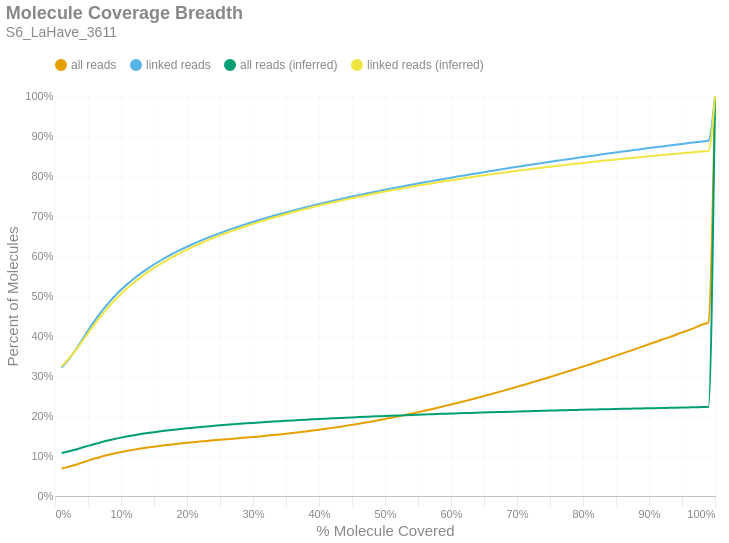

Here is the notebook cell this chart was saved with:
### Markdown cell above
### Molecule Read Coverage
This chart shows molecule coverage breadth as computed by the number of bases aligned to that molecule. In other words, "*how much of each unique long molecule is actually sequenced/aligned?*" Keep in mind there is a distinction between sequences and alignments, since some sequences belonging to a particular molecule may not align well and wouldn't appear in the alignment data. This chart also shows molecule coverage breadth as computed by the *inferred fragment* from which the aligned sequences originate. Unlike read coverage, this calculation takes into account the total insert size, including unsequenced gaps between the forward and reverse reads. Like the previous figures, these are cumulative percents.

### Code cell
if SKIPLR:
    print_html(f"Skipped")
else:
    binned_df = consolidated_hist(valids['coverage_bp'], mask, 0.01, True)
    binned_df_inf = consolidated_hist(valids['coverage_inserts'], mask, 0.01, True)
    binned_df = binned_df.with_columns(pl.lit(binned_df_inf['all reads (cumsum)']).alias('all reads (inferred)'))
    binned_df = binned_df.with_columns(pl.lit(binned_df_inf['linked reads (cumsum)']).alias('linked reads (inferred)'))
    binned_df = binned_df.with_columns(
        (pl.col('bin').cast(pl.Float64) + 0.01).alias('right_edge')
    )

    with SafeRender(binned_df):
        (
            density_plot(binned_df, 'Molecule Coverage Breadth', samplename, 'molcov', ['all reads (inferred)','linked reads (inferred)'])
            .encode(
                #x=alt.X('bin:Q', title="% Molecule Covered").axis(format = '%').scale(padding=0),
                x=alt.X('right_edge:Q', title="% Molecule Covered").axis(format='%').scale(padding=0),
                y=alt.Y('value:Q', title='Percent of Molecules')
                    .axis(format='%')
                    .stack(False)
                    .scale(domainMin=0, padding=0),
                color=alt.Color("key:N").scale(domain = ["all reads", "linked reads", "all reads (inferred)", "linked reads (inferred)"]),
                tooltip = [
                    alt.Tooltip("key:N", title = "Data Type"),
                    alt.Tooltip("range_label:N", title="% Molecule Covered"),
                    alt.Tooltip("value:Q", format = ".2%", title="% Molecules")
                ]
            )
        ).display()

### Figure 1 — Vega-Lite specification as saved in the notebook (floating-point values rounded to 4 significant figures)
{"width": "container", "height": 400, "config": {"title": {"anchor": "start", "dy": -15, "fontSize": 18, "color": "#888888", "subtitleColor": "#888888", "subtitleFontSize": 14}, "arc": {"fill": "#0072B2"}, "axis": {"domainColor": "#888888", "domainWidth": 0.5, "gridWidth": 0.2, "grid": false, "titleFontWeight": 400, "titleFontSize": 15, "labelFontSize": 11, "labelColor": "#888888", "tickColor": "#888888", "tickWidth": 0.2, "titleColor": "#888888"}, "axisBand": {"grid": false}, "axisX": {"grid": true, "tickSize": 10, "domainCap": "round"}, "axisY": {"domain": false, "grid": true, "tickSize": 0, "domainCap": "round"}, "background": "transparent", "header": {"labelFontSize": 15, "labelColor": "#888888", "titleFontSize": 15, "titleFontWeight": 600, "titleColor": "#888888"}, "legend": {"labelFont": "sans-serif", "labelFontSize": 12, "labelColor": "#888888", "symbolSize": 100, "symbolType": "circle", "titleFontSize": 12, "titlePadding": 10, "titleColor": "#888888", "title": null, "orient": "top"}, "range": {"category": ["#E69F00", "#56B4E9", "#009E73", "#F0E442", "#0072B2", "#D55E00", "#CC79A7", "#000000"], "diverging": ["#cfe8f3", "#a2d4ec", "#73bfe2", "#46abdb", "#1696d2", "#12719e"]}, "area": {"fill": "#0072B2", "fillOpacity": 0.7, "line": true, "strokeOpacity": 0.7}, "line": {"color": "#0072B2", "stroke": "#0072B2", "strokeWidth": 2}, "trail": {"color": "#0072B2", "stroke": "#0072B2", "strokeWidth": 0, "size": 1}, "point": {"filled": true, "fillOpacity": 1.0, "size": 95}, "text": {"color": "#888888", "fontSize": 11, "align": "right", "fontWeight": 400, "size": 11}, "bar": {"fill": "#0072B2", "stroke": null}, "view": {"stroke": null, "continuousWidth": 660, "continuousHeight": 400}}, "data": {"name": "data-ba76cca8f1fbc4d7a8e7f7a5fa2eac8b"}, "mark": {"type": "line", "interpolate": "monotone", "point": {"opacity": 0, "size": 275}}, "encoding": {"color": {"field": "key", "scale": {"domain": ["all reads", "linked reads", "all reads (inferred)", "linked reads (inferred)"]}, "type": "nominal"}, "tooltip": [{"field": "key", "title": "Data Type", "type": "nominal"}, {"field": "range_label", "title": "% Molecule Covered", "type": "nominal"}, {"field": "value", "format": ".2%", "title": "% Molecules", "type": "quantitative"}], "x": {"axis": {"format": "%"}, "field": "right_edge", "scale": {"padding": 0}, "title": "% Molecule Covered", "type": "quantitative"}, "y": {"axis": {"format": "%"}, "field": "value", "scale": {"domainMin": 0, "padding": 0}, "stack": false, "title": "Percent of Molecules", "type": "quantitative"}}, "params": [{"name": "param_c36ac31b6afebe62", "select": {"type": "point", "fields": ["key"]}, "bind": "legend"}], "title": {"text": "Molecule Coverage Breadth", "subtitle": "S6_LaHave_3611"}, "transform": [{"fold": ["all reads (cumsum)", "linked reads (cumsum)", "all reads (inferred)", "linked reads (inferred)"]}, {"calculate": "replace(datum.key, ' (cumsum)', '')", "as": "key"}, {"filter": {"param": "param_c36ac31b6afebe62"}}], "usermeta": {"embedOptions": {"downloadFileName": "S6_LaHave_3611.molcov"}}, "$schema": "https://vega.github.io/schema/vega-lite/v6.1.0.json", "datasets": {"data-ba76cca8f1fbc4d7a8e7f7a5fa2eac8b": [{"bin": "0.0", "interval": "0.0-0.01", "all reads": 0.0687, "linked reads": 0.3211, "all reads (cumsum)": 0.0687, "linked reads (cumsum)": 0.3211, "range_label": "0.0-0.01", "all reads (inferred)": 0.1076, "linked reads (inferred)": 0.3235, "right_edge": 0.01}, {"bin": "0.01", "interval": "0.01-0.02", "all reads": 0.004048, "linked reads": 0.0188, "all reads (cumsum)": 0.07275, "linked reads (cumsum)": 0.3399, "range_label": "0.01-0.02", "all reads (inferred)": 0.1115, "linked reads (inferred)": 0.3417, "right_edge": 0.02}, {"bin": "0.02", "interval": "0.02-0.03", "all reads": 0.004737, "linked reads": 0.0222, "all reads (cumsum)": 0.07749, "linked reads (cumsum)": 0.3621, "range_label": "0.02-0.03", "all reads (inferred)": 0.1157, "linked reads (inferred)": 0.3614, "right_edge": 0.03}, {"bin": "0.03", "interval": "0.03-0.04", "all reads": 0.005418, "linked reads": 0.02551, "all reads (cumsum)": 0.08291, "linked reads (cumsum)": 0.3876, "range_label": "0.03-0.04", "all reads (inferred)": 0.1204, "linked reads (inferred)": 0.3839, "right_edge": 0.04}, {"bin": "0.04", "interval": "0.04-0.05", "all reads": 0.005498, "linked reads": 0.02601, "all reads (cumsum)": 0.0884, "linked reads (cumsum)": 0.4136, "range_label": "0.04-0.05", "all reads (inferred)": 0.1254, "linked reads (inferred)": 0.4072, "right_edge": 0.05}, {"bin": "0.05", "interval": "0.05-0.06", "all reads": 0.00514, "linked reads": 0.02432, "all reads (cumsum)": 0.09354, "linked reads (cumsum)": 0.438, "range_label": "0.05-0.06", "all reads (inferred)": 0.1301, "linked reads (inferred)": 0.4299, "right_edge": 0.06}, {"bin": "0.06", "interval": "0.06-0.07", "all reads": 0.00473, "linked reads": 0.02241, "all reads (cumsum)": 0.09827, "linked reads (cumsum)": 0.4604, "range_label": "0.06-0.07", "all reads (inferred)": 0.1346, "linked reads (inferred)": 0.4511, "right_edge": 0.07}, {"bin": "0.07", "interval": "0.07-0.08", "all reads": 0.004256, "linked reads": 0.02015, "all reads (cumsum)": 0.1025, "linked reads (cumsum)": 0.4805, "range_label": "0.07-0.08", "all reads (inferred)": 0.1387, "linked reads (inferred)": 0.4707, "right_edge": 0.08}, {"bin": "0.08", "interval": "0.08-0.09", "all reads": 0.003857, "linked reads": 0.01829, "all reads (cumsum)": 0.1064, "linked reads (cumsum)": 0.4988, "range_label": "0.08-0.09", "all reads (inferred)": 0.1425, "linked reads (inferred)": 0.4889, "right_edge": 0.09}, {"bin": "0.09", "interval": "0.09-0.1", "all reads": 0.003514, "linked reads": 0.01661, "all reads (cumsum)": 0.1099, "linked reads (cumsum)": 0.5154, "range_label": "0.09-0.1", "all reads (inferred)": 0.1459, "linked reads (inferred)": 0.5052, "right_edge": 0.1}, {"bin": "0.1", "interval": "0.1-0.11", "all reads": 0.003161, "linked reads": 0.01489, "all reads (cumsum)": 0.1131, "linked reads (cumsum)": 0.5303, "range_label": "0.1-0.11", "all reads (inferred)": 0.1491, "linked reads (inferred)": 0.5203, "right_edge": 0.11}, {"bin": "0.11", "interval": "0.11-0.12", "all reads": 0.002901, "linked reads": 0.01367, "all reads (cumsum)": 0.116, "linked reads (cumsum)": 0.544, "range_label": "0.11-0.12", "all reads (inferred)": 0.1521, "linked reads (inferred)": 0.5343, "right_edge": 0.12}, {"bin": "0.12", "interval": "0.12-0.13", "all reads": 0.002658, "linked reads": 0.01251, "all reads (cumsum)": 0.1186, "linked reads (cumsum)": 0.5565, "range_label": "0.12-0.13", "all reads (inferred)": 0.1548, "linked reads (inferred)": 0.5472, "right_edge": 0.13}, {"bin": "0.13", "interval": "0.13-0.14", "all reads": 0.002433, "linked reads": 0.01145, "all reads (cumsum)": 0.1211, "linked reads (cumsum)": 0.5679, "range_label": "0.13-0.14", "all reads (inferred)": 0.1573, "linked reads (inferred)": 0.5591, "right_edge": 0.14}, {"bin": "0.14", "interval": "0.14-0.15", "all reads": 0.002299, "linked reads": 0.01078, "all reads (cumsum)": 0.1234, "linked reads (cumsum)": 0.5787, "range_label": "0.14-0.15", "all reads (inferred)": 0.1596, "linked reads (inferred)": 0.5702, "right_edge": 0.15}, {"bin": "0.15", "interval": "0.15-0.16", "all reads": 0.002138, "linked reads": 0.01001, "all reads (cumsum)": 0.1255, "linked reads (cumsum)": 0.5887, "range_label": "0.15-0.16", "all reads (inferred)": 0.1618, "linked reads (inferred)": 0.5806, "right_edge": 0.16}, {"bin": "0.16", "interval": "0.16-0.17", "all reads": 0.002029, "linked reads": 0.009477, "all reads (cumsum)": 0.1275, "linked reads (cumsum)": 0.5982, "range_label": "0.16-0.17", "all reads (inferred)": 0.1638, "linked reads (inferred)": 0.5902, "right_edge": 0.17}, {"bin": "0.17", "interval": "0.17-0.18", "all reads": 0.001916, "linked reads": 0.008892, "all reads (cumsum)": 0.1294, "linked reads (cumsum)": 0.6071, "range_label": "0.17-0.18", "all reads (inferred)": 0.1657, "linked reads (inferred)": 0.5994, "right_edge": 0.18}, {"bin": "0.18", "interval": "0.18-0.19", "all reads": 0.001783, "linked reads": 0.008232, "all reads (cumsum)": 0.1312, "linked reads (cumsum)": 0.6153, "range_label": "0.18-0.19", "all reads (inferred)": 0.1675, "linked reads (inferred)": 0.6079, "right_edge": 0.19}, {"bin": "0.19", "interval": "0.19-0.2", "all reads": 0.001722, "linked reads": 0.00787, "all reads (cumsum)": 0.1329, "linked reads (cumsum)": 0.6232, "range_label": "0.19-0.2", "all reads (inferred)": 0.1693, "linked reads (inferred)": 0.6161, "right_edge": 0.2}, {"bin": "0.2", "interval": "0.2-0.21", "all reads": 0.001646, "linked reads": 0.007502, "all reads (cumsum)": 0.1346, "linked reads (cumsum)": 0.6307, "range_label": "0.2-0.21", "all reads (inferred)": 0.1709, "linked reads (inferred)": 0.624, "right_edge": 0.21}, {"bin": "0.21", "interval": "0.21-0.22", "all reads": 0.001576, "linked reads": 0.007103, "all reads (cumsum)": 0.1362, "linked reads (cumsum)": 0.6378, "range_label": "0.21-0.22", "all reads (inferred)": 0.1725, "linked reads (inferred)": 0.6313, "right_edge": 0.22}, {"bin": "0.22", "interval": "0.22-0.23", "all reads": 0.001511, "linked reads": 0.006737, "all reads (cumsum)": 0.1377, "linked reads (cumsum)": 0.6445, "range_label": "0.22-0.23", "all reads (inferred)": 0.174, "linked reads (inferred)": 0.6384, "right_edge": 0.23}, {"bin": "0.23", "interval": "0.23-0.24", "all reads": 0.001481, "linked reads": 0.006494, "all reads (cumsum)": 0.1392, "linked reads (cumsum)": 0.651, "range_label": "0.23-0.24", "all reads (inferred)": 0.1754, "linked reads (inferred)": 0.6451, "right_edge": 0.24}, {"bin": "0.24", "interval": "0.24-0.25", "all reads": 0.001434, "linked reads": 0.006253, "all reads (cumsum)": 0.1406, "linked reads (cumsum)": 0.6573, "range_label": "0.24-0.25", "all reads (inferred)": 0.1767, "linked reads (inferred)": 0.6516, "right_edge": 0.25}, {"bin": "0.25", "interval": "0.25-0.26", "all reads": 0.001416, "linked reads": 0.006068, "all reads (cumsum)": 0.142, "linked reads (cumsum)": 0.6634, "range_label": "0.25-0.26", "all reads (inferred)": 0.178, "linked reads (inferred)": 0.6577, "right_edge": 0.26}, {"bin": "0.26", "interval": "0.26-0.27", "all reads": 0.001379, "linked reads": 0.00581, "all reads (cumsum)": 0.1434, "linked reads (cumsum)": 0.6692, "range_label": "0.26-0.27", "all reads (inferred)": 0.1793, "linked reads (inferred)": 0.6636, "right_edge": 0.27}, {"bin": "0.27", "interval": "0.27-0.28", "all reads": 0.00135, "linked reads": 0.005477, "all reads (cumsum)": 0.1447, "linked reads (cumsum)": 0.6746, "range_label": "0.27-0.28", "all reads (inferred)": 0.1805, "linked reads (inferred)": 0.6694, "right_edge": 0.28}, {"bin": "0.28", "interval": "0.28-0.29", "all reads": 0.001385, "linked reads": 0.005325, "all reads (cumsum)": 0.1461, "linked reads (cumsum)": 0.68, "range_label": "0.28-0.29", "all reads (inferred)": 0.1817, "linked reads (inferred)": 0.6749, "right_edge": 0.29}, {"bin": "0.29", "interval": "0.29-0.3", "all reads": 0.001446, "linked reads": 0.005205, "all reads (cumsum)": 0.1476, "linked reads (cumsum)": 0.6852, "range_label": "0.29-0.3", "all reads (inferred)": 0.1828, "linked reads (inferred)": 0.6803, "right_edge": 0.3}, {"bin": "0.3", "interval": "0.3-0.31", "all reads": 0.001478, "linked reads": 0.005013, "all reads (cumsum)": 0.149, "linked reads (cumsum)": 0.6902, "range_label": "0.3-0.31", "all reads (inferred)": 0.1839, "linked reads (inferred)": 0.6855, "right_edge": 0.31}, {"bin": "0.31", "interval": "0.31-0.32", "all reads": 0.001558, "linked reads": 0.004958, "all reads (cumsum)": 0.1506, "linked reads (cumsum)": 0.6951, "range_label": "0.31-0.32", "all reads (inferred)": 0.185, "linked reads (inferred)": 0.6906, "right_edge": 0.32}, {"bin": "0.32", "interval": "0.32-0.33", "all reads": 0.0016, "linked reads": 0.00473, "all reads (cumsum)": 0.1522, "linked reads (cumsum)": 0.6999, "range_label": "0.32-0.33", "all reads (inferred)": 0.186, "linked reads (inferred)": 0.6954, "right_edge": 0.33}, {"bin": "0.33", "interval": "0.33-0.34", "all reads": 0.001681, "linked reads": 0.00464, "all reads (cumsum)": 0.1539, "linked reads (cumsum)": 0.7045, "range_label": "0.33-0.34", "all reads (inferred)": 0.187, "linked reads (inferred)": 0.7002, "right_edge": 0.34}, {"bin": "0.34", "interval": "0.34-0.35", "all reads": 0.001772, "linked reads": 0.004539, "all reads (cumsum)": 0.1557, "linked reads (cumsum)": 0.7091, "range_label": "0.34-0.35", "all reads (inferred)": 0.188, "linked reads (inferred)": 0.7049, "right_edge": 0.35}, {"bin": "0.35", "interval": "0.35-0.36", "all reads": 0.001867, "linked reads": 0.004438, "all reads (cumsum)": 0.1575, "linked reads (cumsum)": 0.7135, "range_label": "0.35-0.36", "all reads (inferred)": 0.1889, "linked reads (inferred)": 0.7093, "right_edge": 0.36}, {"bin": "0.36", "interval": "0.36-0.37", "all reads": 0.001928, "linked reads": 0.004304, "all reads (cumsum)": 0.1594, "linked reads (cumsum)": 0.7178, "range_label": "0.36-0.37", "all reads (inferred)": 0.1899, "linked reads (inferred)": 0.7137, "right_edge": 0.37}, {"bin": "0.37", "interval": "0.37-0.38", "all reads": 0.001965, "linked reads": 0.004101, "all reads (cumsum)": 0.1614, "linked reads (cumsum)": 0.7219, "range_label": "0.37-0.38", "all reads (inferred)": 0.1908, "linked reads (inferred)": 0.7179, "right_edge": 0.38}, {"bin": "0.38", "interval": "0.38-0.39", "all reads": 0.002086, "linked reads": 0.004081, "all reads (cumsum)": 0.1635, "linked reads (cumsum)": 0.726, "range_label": "0.38-0.39", "all reads (inferred)": 0.1916, "linked reads (inferred)": 0.722, "right_edge": 0.39}, {"bin": "0.39", "interval": "0.39-0.4", "all reads": 0.002218, "linked reads": 0.004012, "all reads (cumsum)": 0.1657, "linked reads (cumsum)": 0.73, "range_label": "0.39-0.4", "all reads (inferred)": 0.1925, "linked reads (inferred)": 0.7261, "right_edge": 0.4}, {"bin": "0.4", "interval": "0.4-0.41", "all reads": 0.002246, "linked reads": 0.003844, "all reads (cumsum)": 0.168, "linked reads (cumsum)": 0.7338, "range_label": "0.4-0.41", "all reads (inferred)": 0.1933, "linked reads (inferred)": 0.7299, "right_edge": 0.41}, {"bin": "0.41", "interval": "0.41-0.42", "all reads": 0.002363, "linked reads": 0.003817, "all reads (cumsum)": 0.1703, "linked reads (cumsum)": 0.7377, "range_label": "0.41-0.42", "all reads (inferred)": 0.1941, "linked reads (inferred)": 0.7338, "right_edge": 0.42}, {"bin": "0.42", "interval": "0.42-0.43", "all reads": 0.002459, "linked reads": 0.003728, "all reads (cumsum)": 0.1728, "linked reads (cumsum)": 0.7414, "range_label": "0.42-0.43", "all reads (inferred)": 0.1949, "linked reads (inferred)": 0.7374, "right_edge": 0.43}, {"bin": "0.43", "interval": "0.43-0.44", "all reads": 0.002542, "linked reads": 0.003686, "all reads (cumsum)": 0.1753, "linked reads (cumsum)": 0.7451, "range_label": "0.43-0.44", "all reads (inferred)": 0.1957, "linked reads (inferred)": 0.7411, "right_edge": 0.44}, {"bin": "0.44", "interval": "0.44-0.45", "all reads": 0.002628, "linked reads": 0.003571, "all reads (cumsum)": 0.178, "linked reads (cumsum)": 0.7486, "range_label": "0.44-0.45", "all reads (inferred)": 0.1965, "linked reads (inferred)": 0.7446, "right_edge": 0.45}, {"bin": "0.45", "interval": "0.45-0.46", "all reads": 0.002686, "linked reads": 0.003408, "all reads (cumsum)": 0.1806, "linked reads (cumsum)": 0.752, "range_label": "0.45-0.46", "all reads (inferred)": 0.1972, "linked reads (inferred)": 0.748, "right_edge": 0.46}, {"bin": "0.46", "interval": "0.46-0.47", "all reads": 0.002852, "linked reads": 0.003441, "all reads (cumsum)": 0.1835, "linked reads (cumsum)": 0.7555, "range_label": "0.46-0.47", "all reads (inferred)": 0.1979, "linked reads (inferred)": 0.7514, "right_edge": 0.47}, {"bin": "0.47", "interval": "0.47-0.48", "all reads": 0.002947, "linked reads": 0.003444, "all reads (cumsum)": 0.1864, "linked reads (cumsum)": 0.7589, "range_label": "0.47-0.48", "all reads (inferred)": 0.1986, "linked reads (inferred)": 0.7548, "right_edge": 0.48}, {"bin": "0.48", "interval": "0.48-0.49", "all reads": 0.002926, "linked reads": 0.003286, "all reads (cumsum)": 0.1894, "linked reads (cumsum)": 0.7622, "range_label": "0.48-0.49", "all reads (inferred)": 0.1993, "linked reads (inferred)": 0.7581, "right_edge": 0.49}, {"bin": "0.49", "interval": "0.49-0.5", "all reads": 0.003325, "linked reads": 0.003406, "all reads (cumsum)": 0.1927, "linked reads (cumsum)": 0.7656, "range_label": "0.49-0.5", "all reads (inferred)": 0.2, "linked reads (inferred)": 0.7613, "right_edge": 0.5}, {"bin": "0.5", "interval": "0.5-0.51", "all reads": 0.00301, "linked reads": 0.003147, "all reads (cumsum)": 0.1957, "linked reads (cumsum)": 0.7688, "range_label": "0.5-0.51", "all reads (inferred)": 0.2007, "linked reads (inferred)": 0.7643, "right_edge": 0.51}, {"bin": "0.51", "interval": "0.51-0.52", "all reads": 0.003377, "linked reads": 0.003201, "all reads (cumsum)": 0.1991, "linked reads (cumsum)": 0.772, "range_label": "0.51-0.52", "all reads (inferred)": 0.2013, "linked reads (inferred)": 0.7673, "right_edge": 0.52}, {"bin": "0.52", "interval": "0.52-0.53", "all reads": 0.003343, "linked reads": 0.003109, "all reads (cumsum)": 0.2024, "linked reads (cumsum)": 0.7751, "range_label": "0.52-0.53", "all reads (inferred)": 0.202, "linked reads (inferred)": 0.7703, "right_edge": 0.53}, {"bin": "0.53", "interval": "0.53-0.54", "all reads": 0.003526, "linked reads": 0.003059, "all reads (cumsum)": 0.2059, "linked reads (cumsum)": 0.7781, "range_label": "0.53-0.54", "all reads (inferred)": 0.2026, "linked reads (inferred)": 0.7732, "right_edge": 0.54}, {"bin": "0.54", "interval": "0.54-0.55", "all reads": 0.003551, "linked reads": 0.003077, "all reads (cumsum)": 0.2095, "linked reads (cumsum)": 0.7812, "range_label": "0.54-0.55", "all reads (inferred)": 0.2032, "linked reads (inferred)": 0.776, "right_edge": 0.55}, {"bin": "0.55", "interval": "0.55-0.56", "all reads": 0.00371, "linked reads": 0.003013, "all reads (cumsum)": 0.2132, "linked reads (cumsum)": 0.7842, "range_label": "0.55-0.56", "all reads (inferred)": 0.2038, "linked reads (inferred)": 0.7788, "right_edge": 0.56}, {"bin": "0.56", "interval": "0.56-0.57", "all reads": 0.003732, "linked reads": 0.002957, "all reads (cumsum)": 0.2169, "linked reads (cumsum)": 0.7872, "range_label": "0.56-0.57", "all reads (inferred)": 0.2044, "linked reads (inferred)": 0.7815, "right_edge": 0.57}, {"bin": "0.57", "interval": "0.57-0.58", "all reads": 0.003805, "linked reads": 0.002881, "all reads (cumsum)": 0.2207, "linked reads (cumsum)": 0.7901, "range_label": "0.57-0.58", "all reads (inferred)": 0.205, "linked reads (inferred)": 0.7842, "right_edge": 0.58}, {"bin": "0.58", "interval": "0.58-0.59", "all reads": 0.003894, "linked reads": 0.002869, "all reads (cumsum)": 0.2246, "linked reads (cumsum)": 0.7929, "range_label": "0.58-0.59", "all reads (inferred)": 0.2055, "linked reads (inferred)": 0.7868, "right_edge": 0.59}, {"bin": "0.59", "interval": "0.59-0.6", "all reads": 0.004105, "linked reads": 0.002903, "all reads (cumsum)": 0.2287, "linked reads (cumsum)": 0.7958, "range_label": "0.59-0.6", "all reads (inferred)": 0.2061, "linked reads (inferred)": 0.7894, "right_edge": 0.6}, {"bin": "0.6", "interval": "0.6-0.61", "all reads": 0.003967, "linked reads": 0.002761, "all reads (cumsum)": 0.2327, "linked reads (cumsum)": 0.7986, "range_label": "0.6-0.61", "all reads (inferred)": 0.2067, "linked reads (inferred)": 0.792, "right_edge": 0.61}, {"bin": "0.61", "interval": "0.61-0.62", "all reads": 0.00423, "linked reads": 0.002728, "all reads (cumsum)": 0.2369, "linked reads (cumsum)": 0.8013, "range_label": "0.61-0.62", "all reads (inferred)": 0.2072, "linked reads (inferred)": 0.7945, "right_edge": 0.62}, {"bin": "0.62", "interval": "0.62-0.63", "all reads": 0.004214, "linked reads": 0.002806, "all reads (cumsum)": 0.2412, "linked reads (cumsum)": 0.8041, "range_label": "0.62-0.63", "all reads (inferred)": 0.2078, "linked reads (inferred)": 0.797, "right_edge": 0.63}, {"bin": "0.63", "interval": "0.63-0.64", "all reads": 0.004328, "linked reads": 0.00281, "all reads (cumsum)": 0.2455, "linked reads (cumsum)": 0.8069, "range_label": "0.63-0.64", "all reads (inferred)": 0.2083, "linked reads (inferred)": 0.7993, "right_edge": 0.64}, {"bin": "0.64", "interval": "0.64-0.65", "all reads": 0.004319, "linked reads": 0.00273, "all reads (cumsum)": 0.2498, "linked reads (cumsum)": 0.8097, "range_label": "0.64-0.65", "all reads (inferred)": 0.2088, "linked reads (inferred)": 0.8017, "right_edge": 0.65}, {"bin": "0.65", "interval": "0.65-0.66", "all reads": 0.004599, "linked reads": 0.002784, "all reads (cumsum)": 0.2544, "linked reads (cumsum)": 0.8125, "range_label": "0.65-0.66", "all reads (inferred)": 0.2093, "linked reads (inferred)": 0.8041, "right_edge": 0.66}, {"bin": "0.66", "interval": "0.66-0.67", "all reads": 0.004472, "linked reads": 0.002618, "all reads (cumsum)": 0.2589, "linked reads (cumsum)": 0.8151, "range_label": "0.66-0.67", "all reads (inferred)": 0.2098, "linked reads (inferred)": 0.8063, "right_edge": 0.67}, {"bin": "0.67", "interval": "0.67-0.68", "all reads": 0.004654, "linked reads": 0.002734, "all reads (cumsum)": 0.2635, "linked reads (cumsum)": 0.8178, "range_label": "0.67-0.68", "all reads (inferred)": 0.2103, "linked reads (inferred)": 0.8085, "right_edge": 0.68}, {"bin": "0.68", "interval": "0.68-0.69", "all reads": 0.004593, "linked reads": 0.00255, "all reads (cumsum)": 0.2681, "linked reads (cumsum)": 0.8204, "range_label": "0.68-0.69", "all reads (inferred)": 0.2107, "linked reads (inferred)": 0.8107, "right_edge": 0.69}, {"bin": "0.69", "interval": "0.69-0.7", "all reads": 0.004786, "linked reads": 0.002578, "all reads (cumsum)": 0.2729, "linked reads (cumsum)": 0.8229, "range_label": "0.69-0.7", "all reads (inferred)": 0.2112, "linked reads (inferred)": 0.8129, "right_edge": 0.7}, {"bin": "0.7", "interval": "0.7-0.71", "all reads": 0.004768, "linked reads": 0.002586, "all reads (cumsum)": 0.2777, "linked reads (cumsum)": 0.8255, "range_label": "0.7-0.71", "all reads (inferred)": 0.2117, "linked reads (inferred)": 0.815, "right_edge": 0.71}, {"bin": "0.71", "interval": "0.71-0.72", "all reads": 0.004845, "linked reads": 0.002584, "all reads (cumsum)": 0.2825, "linked reads (cumsum)": 0.8281, "range_label": "0.71-0.72", "all reads (inferred)": 0.2121, "linked reads (inferred)": 0.8171, "right_edge": 0.72}, {"bin": "0.72", "interval": "0.72-0.73", "all reads": 0.004974, "linked reads": 0.002476, "all reads (cumsum)": 0.2875, "linked reads (cumsum)": 0.8306, "range_label": "0.72-0.73", "all reads (inferred)": 0.2126, "linked reads (inferred)": 0.8192, "right_edge": 0.73}, {"bin": "0.73", "interval": "0.73-0.74", "all reads": 0.004915, "linked reads": 0.002524, "all reads (cumsum)": 0.2924, "linked reads (cumsum)": 0.8331, "range_label": "0.73-0.74", "all reads (inferred)": 0.213, "linked reads (inferred)": 0.8212, "right_edge": 0.74}, {"bin": "0.74", "interval": "0.74-0.75", "all reads": 0.00527, "linked reads": 0.00252, "all reads (cumsum)": 0.2977, "linked reads (cumsum)": 0.8356, "range_label": "0.74-0.75", "all reads (inferred)": 0.2135, "linked reads (inferred)": 0.8232, "right_edge": 0.75}, {"bin": "0.75", "interval": "0.75-0.76", "all reads": 0.004948, "linked reads": 0.002297, "all reads (cumsum)": 0.3026, "linked reads (cumsum)": 0.8379, "range_label": "0.75-0.76", "all reads (inferred)": 0.2139, "linked reads (inferred)": 0.8251, "right_edge": 0.76}, {"bin": "0.76", "interval": "0.76-0.77", "all reads": 0.005154, "linked reads": 0.002376, "all reads (cumsum)": 0.3078, "linked reads (cumsum)": 0.8403, "range_label": "0.76-0.77", "all reads (inferred)": 0.2143, "linked reads (inferred)": 0.8271, "right_edge": 0.77}, {"bin": "0.77", "interval": "0.77-0.78", "all reads": 0.005203, "linked reads": 0.002443, "all reads (cumsum)": 0.313, "linked reads (cumsum)": 0.8427, "range_label": "0.77-0.78", "all reads (inferred)": 0.2148, "linked reads (inferred)": 0.8289, "right_edge": 0.78}, {"bin": "0.78", "interval": "0.78-0.79", "all reads": 0.005228, "linked reads": 0.002333, "all reads (cumsum)": 0.3182, "linked reads (cumsum)": 0.8451, "range_label": "0.78-0.79", "all reads (inferred)": 0.2152, "linked reads (inferred)": 0.8309, "right_edge": 0.79}, {"bin": "0.79", "interval": "0.79-0.8", "all reads": 0.005562, "linked reads": 0.002418, "all reads (cumsum)": 0.3238, "linked reads (cumsum)": 0.8475, "range_label": "0.79-0.8", "all reads (inferred)": 0.2156, "linked reads (inferred)": 0.8327, "right_edge": 0.8}, {"bin": "0.8", "interval": "0.8-0.81", "all reads": 0.00515, "linked reads": 0.00227, "all reads (cumsum)": 0.3289, "linked reads (cumsum)": 0.8498, "range_label": "0.8-0.81", "all reads (inferred)": 0.216, "linked reads (inferred)": 0.8345, "right_edge": 0.81}, {"bin": "0.81", "interval": "0.81-0.82", "all reads": 0.005377, "linked reads": 0.002312, "all reads (cumsum)": 0.3343, "linked reads (cumsum)": 0.8521, "range_label": "0.81-0.82", "all reads (inferred)": 0.2164, "linked reads (inferred)": 0.8363, "right_edge": 0.82}, {"bin": "0.82", "interval": "0.82-0.83", "all reads": 0.005513, "linked reads": 0.002257, "all reads (cumsum)": 0.3398, "linked reads (cumsum)": 0.8543, "range_label": "0.82-0.83", "all reads (inferred)": 0.2168, "linked reads (inferred)": 0.838, "right_edge": 0.83}, {"bin": "0.83", "interval": "0.83-0.84", "all reads": 0.005534, "linked reads": 0.002338, "all reads (cumsum)": 0.3453, "linked reads (cumsum)": 0.8567, "range_label": "0.83-0.84", "all reads (inferred)": 0.2171, "linked reads (inferred)": 0.8397, "right_edge": 0.84}, {"bin": "0.84", "interval": "0.84-0.85", "all reads": 0.005524, "linked reads": 0.002255, "all reads (cumsum)": 0.3509, "linked reads (cumsum)": 0.8589, "range_label": "0.84-0.85", "all reads (inferred)": 0.2175, "linked reads (inferred)": 0.8413, "right_edge": 0.85}, {"bin": "0.85", "interval": "0.85-0.86", "all reads": 0.005606, "linked reads": 0.00222, "all reads (cumsum)": 0.3565, "linked reads (cumsum)": 0.8611, "range_label": "0.85-0.86", "all reads (inferred)": 0.2179, "linked reads (inferred)": 0.843, "right_edge": 0.86}, {"bin": "0.86", "interval": "0.86-0.87", "all reads": 0.005587, "linked reads": 0.002209, "all reads (cumsum)": 0.3621, "linked reads (cumsum)": 0.8634, "range_label": "0.86-0.87", "all reads (inferred)": 0.2182, "linked reads (inferred)": 0.8446, "right_edge": 0.87}, {"bin": "0.87", "interval": "0.87-0.88", "all reads": 0.00575, "linked reads": 0.002173, "all reads (cumsum)": 0.3678, "linked reads (cumsum)": 0.8655, "range_label": "0.87-0.88", "all reads (inferred)": 0.2186, "linked reads (inferred)": 0.8462, "right_edge": 0.88}, {"bin": "0.88", "interval": "0.88-0.89", "all reads": 0.00569, "linked reads": 0.002132, "all reads (cumsum)": 0.3735, "linked reads (cumsum)": 0.8677, "range_label": "0.88-0.89", "all reads (inferred)": 0.219, "linked reads (inferred)": 0.8477, "right_edge": 0.89}, {"bin": "0.89", "interval": "0.89-0.9", "all reads": 0.005853, "linked reads": 0.002239, "all reads (cumsum)": 0.3794, "linked reads (cumsum)": 0.8699, "range_label": "0.89-0.9", "all reads (inferred)": 0.2193, "linked reads (inferred)": 0.8494, "right_edge": 0.9}, {"bin": "0.9", "interval": "0.9-0.91", "all reads": 0.005489, "linked reads": 0.002005, "all reads (cumsum)": 0.3848, "linked reads (cumsum)": 0.8719, "range_label": "0.9-0.91", "all reads (inferred)": 0.2197, "linked reads (inferred)": 0.8509, "right_edge": 0.91}, {"bin": "0.91", "interval": "0.91-0.92", "all reads": 0.006344, "linked reads": 0.002124, "all reads (cumsum)": 0.3912, "linked reads (cumsum)": 0.874, "range_label": "0.91-0.92", "all reads (inferred)": 0.22, "linked reads (inferred)": 0.8524, "right_edge": 0.92}, {"bin": "0.92", "interval": "0.92-0.93", "all reads": 0.005462, "linked reads": 0.002068, "all reads (cumsum)": 0.3967, "linked reads (cumsum)": 0.8761, "range_label": "0.92-0.93", "all reads (inferred)": 0.2204, "linked reads (inferred)": 0.8539, "right_edge": 0.93}, {"bin": "0.93", "interval": "0.93-0.94", "all reads": 0.005996, "linked reads": 0.002106, "all reads (cumsum)": 0.4026, "linked reads (cumsum)": 0.8782, "range_label": "0.93-0.94", "all reads (inferred)": 0.2207, "linked reads (inferred)": 0.8554, "right_edge": 0.94}, {"bin": "0.94", "interval": "0.94-0.95", "all reads": 0.006499, "linked reads": 0.002041, "all reads (cumsum)": 0.4091, "linked reads (cumsum)": 0.8802, "range_label": "0.94-0.95", "all reads (inferred)": 0.2211, "linked reads (inferred)": 0.8569, "right_edge": 0.95}, {"bin": "0.95", "interval": "0.95-0.96", "all reads": 0.005514, "linked reads": 0.001977, "all reads (cumsum)": 0.4147, "linked reads (cumsum)": 0.8822, "range_label": "0.95-0.96", "all reads (inferred)": 0.2214, "linked reads (inferred)": 0.8583, "right_edge": 0.96}, {"bin": "0.96", "interval": "0.96-0.97", "all reads": 0.006425, "linked reads": 0.002017, "all reads (cumsum)": 0.4211, "linked reads (cumsum)": 0.8842, "range_label": "0.96-0.97", "all reads (inferred)": 0.2218, "linked reads (inferred)": 0.8598, "right_edge": 0.97}, {"bin": "0.97", "interval": "0.97-0.98", "all reads": 0.006976, "linked reads": 0.002054, "all reads (cumsum)": 0.4281, "linked reads (cumsum)": 0.8863, "range_label": "0.97-0.98", "all reads (inferred)": 0.2222, "linked reads (inferred)": 0.8613, "right_edge": 0.98}, {"bin": "0.98", "interval": "0.98-0.99", "all reads": 0.006435, "linked reads": 0.002018, "all reads (cumsum)": 0.4345, "linked reads (cumsum)": 0.8883, "range_label": "0.98-0.99", "all reads (inferred)": 0.2226, "linked reads (inferred)": 0.8622, "right_edge": 0.99}, {"bin": "0.99", "interval": "0.99-1.0", "all reads": 0.5655, "linked reads": 0.1117, "all reads (cumsum)": 1.0, "linked reads (cumsum)": 1.0, "range_label": "0.99-1.0", "all reads (inferred)": 1.0, "linked reads (inferred)": 1.0, "right_edge": 1.0}]}}
